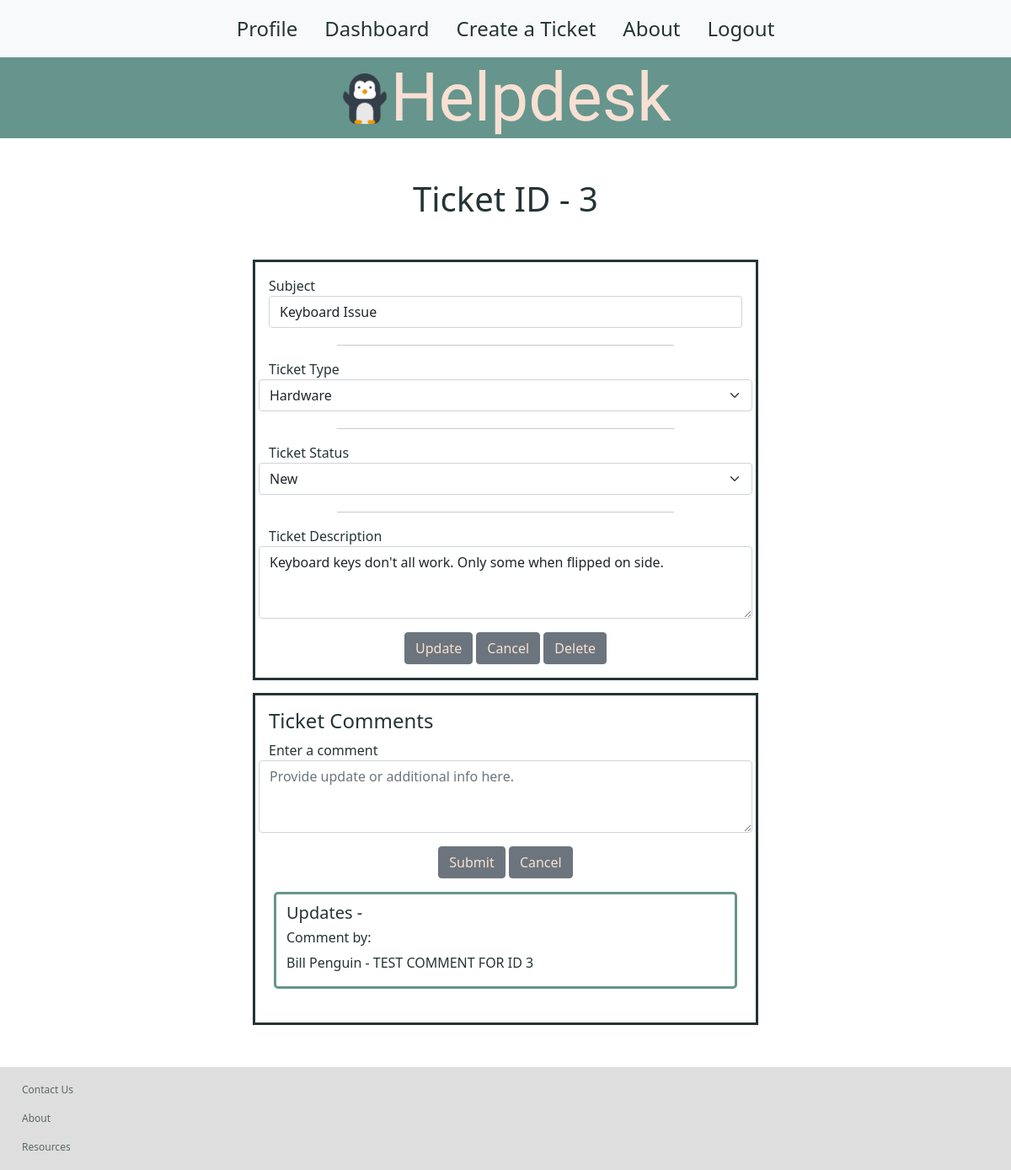
Before: /ticket/3/edit (signed in) with the older database file.
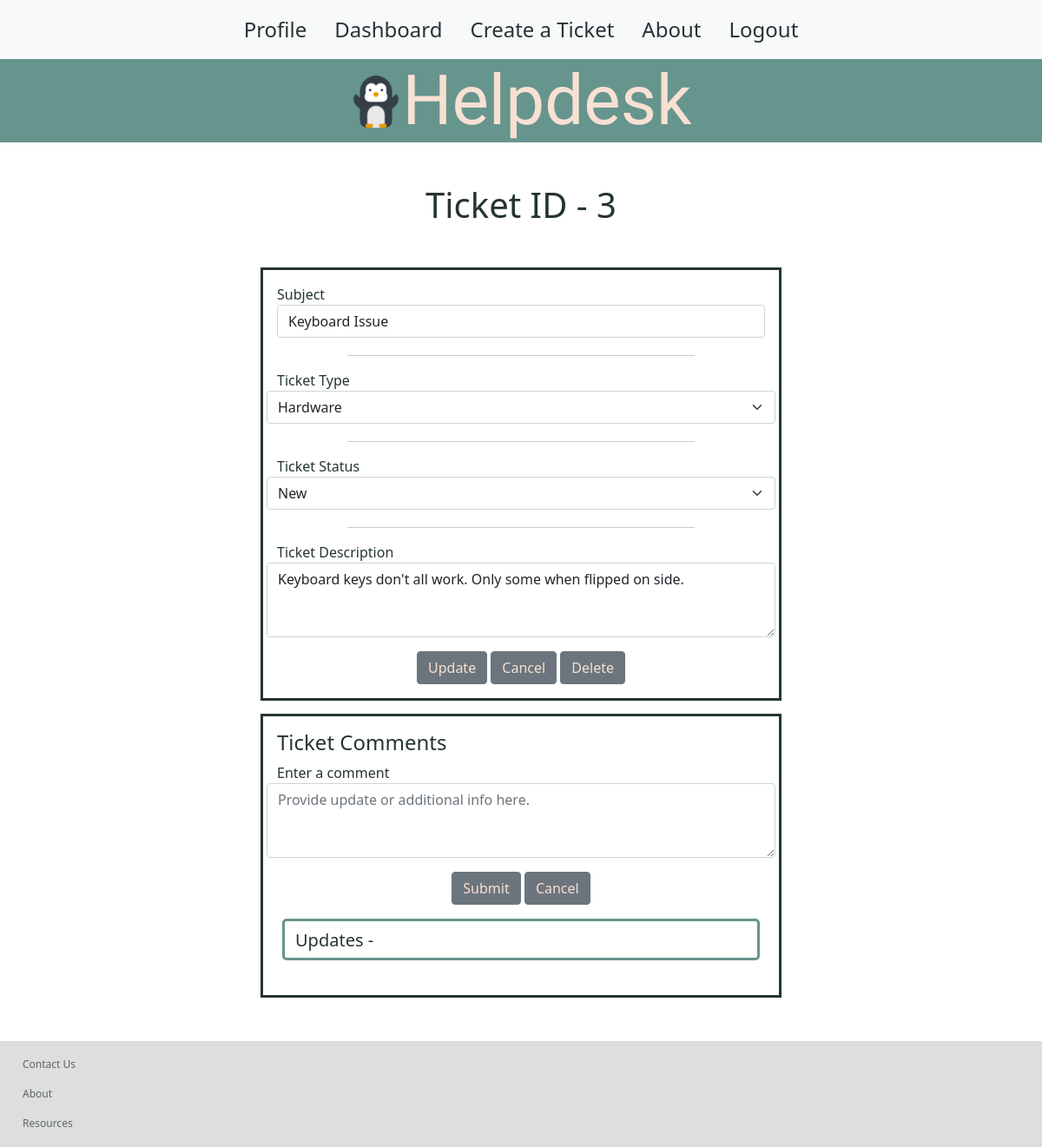
After: the same page with the newer database file.
### users/models.py (models this page shows)
class Comment(models.Model):
    comment = models.CharField(max_length=255)
    poster = models.ForeignKey(User, related_name='user_comments', on_delete=models.CASCADE)
    ticket = models.ForeignKey(Ticket, related_name="post_comments", on_delete=models.CASCADE)
    created_at = models.DateTimeField(auto_now_add=True)

class User(models.Model):
    first_name = models.CharField(max_length=255)
    last_name = models.CharField(max_length=255)
    email = models.CharField(max_length=255)
    password = models.TextField()
    created_at = models.DateTimeField(auto_now_add=True)
    updated_at = models.DateTimeField(auto_now=True)
    objects = UserManager()

### users/views.py (the view)
# urls.py: path('ticket/<int:ticket_id>/edit', views.edit_ticket),
def edit_ticket(request, ticket_id):
    if 'user_id' not in request.session:
        return redirect('/')
    context = {
        "ticket": Ticket.objects.get(id=ticket_id)
    }
    return render(request, "ticket-details.html", context)

### users/templates/ticket-details.html (shortened to what this page needs)
{% include 'nav_bar.html'%}
<h1 class="text-center m-5">Ticket ID - {{ticket.id}}</h1>
<div class="ticket-container">
    <div class="card mx-auto" style="width:600px">
        <div class="card-body">
            <form action="/ticket/{{ticket.id}}/update" method="POST">
                <div class="form-group row">
                    <label for="subject">Subject <input type="text" name="subject" class="form-control" value="{{ticket.subject}}"></label>
                </div>
                <hr />
                <div class="form-group row">
                    <label for="ticket_type">Ticket Type</label>
                    <select class="form-select" aria-label="Default select example" name="ticket_type">
                        <option selected>{{ticket.ticket_type}}</option>
                    </select>
                </div>
                <hr />
                <div class="form-group row">
                    <label for="ticket_status">Ticket Status</label>
                    <select class="form-select" aria-label="Default select example" name="ticket_status">
                        <option selected>{{ticket.ticket_status}}</option>
                    </select>
                </div>
                <hr />
                <div class="form-group row">
                    <label for="ticket_description">Ticket Description</label><textarea type="text" name="ticket_description" class="form-control" placeholder="Ticket Description" rows="3">{{ticket.ticket_description}}</textarea>
                </div>
                <div class="col text-center mt-3">
                    <button type="submit" class="btn btn-secondary">Update</button>
                    <button class="btn btn-secondary" href="/dashboard"><a href="/dashboard" style="color: #F8E0D3;">Cancel</a></button>
                    <button class="btn btn-secondary" href="/dashboard"><a href="/ticket/{{ticket.id}}/delete" style="color: #F8E0D3;">Delete</a></button>
                </div>
            </form>
        </div>
    </div>
</div>
<div>
    <div class="comment-form-container">
        <div class="card mx auto" style="width:600px">
            <div class="card-body">
                <h4>Ticket Comments</h4>
                <form action="/add_comment/{{ticket.id}}/" method="POST">
                <div class="form-group row">
                    <label for="comment">Enter a comment</label><textarea type="text" name="comment" class="form-control sm" placeholder="Provide update or additional info here." rows="3"></textarea>
                </div>
                <div class="col text-center mt-3">
                    <input type="submit" value="Submit" class="btn btn-secondary">
                    <button class="btn btn-secondary"><a href="/ticket/{{ticket.id}}/edit" style="color: #F8E0D3;">Cancel</a></button>
                </div>
                </form>
            </div>
            <div class="comment-display-container container mx auto">
                    <h5>Updates - </h5>
                {%for comment in ticket.post_comments.all%}
                    <h6>Comment by: </h6>
                    <p>{{comment.poster.first_name}} {{comment.poster.last_name}} -
                    {{ comment.comment}}</p>
                {% endfor %}
            </div>
        </div>
    </div>
</div>
{% include 'footer.html'%}

Changed rows visible on the page:
removed Comment: poster.first_name "Bill", poster.last_name "Penguin", comment "TEST COMMENT FOR ID 3"
